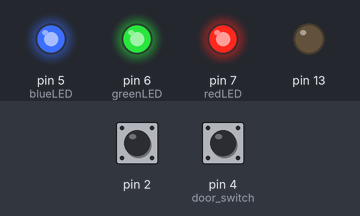
Bench run of a sketch on a simulated Arduino Uno, built with avr-gcc and run on an emulated ATmega328P. Parts: output pins drawn as LEDs (lit = HIGH). Inputs (shaded band) come from the test bench; at power-on: pin 4 (door_switch) HIGH, pin 2 HIGH.

Above: at 1.2 s.
1.3 s: pin 4 (door_switch) pulled LOW for 0.15 s
At 1.42 s:
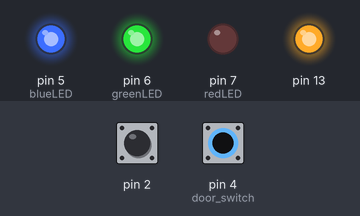
4.3 s: pin 2 driven LOW
At 5.1 s:
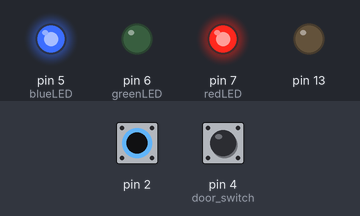
8.8 s: pin 4 (door_switch) pulled LOW for 1 s
At 9.94 s:
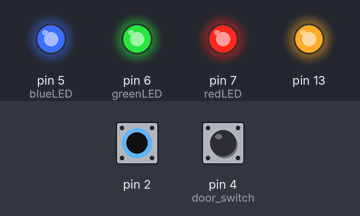
11.8 s: pin 4 (door_switch) pulled LOW for 3.2 s
At 13.2 s:
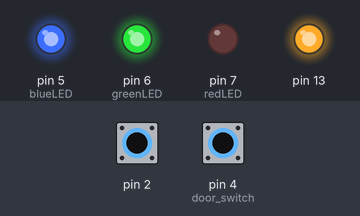
16.9 s: pin 2 pulsed HIGH 5 times (0.12 s each, 0.3 s apart)
At 18.9 s:
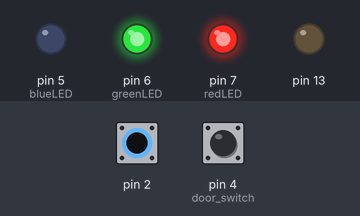
Timing chart, 0 to 22.4 s (numbered marks = the images above; inputs shaded):
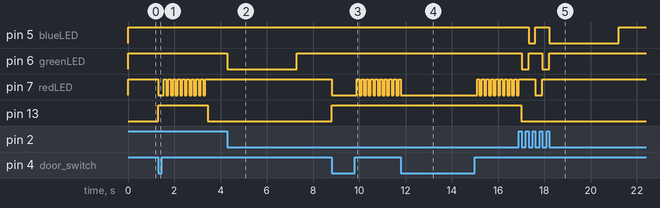

The sketch:

program.ino
```cpp
#include <SoftwareSerial.h>

//setup sofware serial port
#define rfidReaderRXPin 3
#define rfidReaderTXPin 8
SoftwareSerial rfidReader = SoftwareSerial(rfidReaderRXPin,rfidReaderTXPin);

//setup button
#define buttonInt  0 //Pin 2

//setup LEDs
#define redLED     7
#define greenLED   6
#define blueLED    5

//setup inputs
#define door_switch  4

//setup variables
volatile int selectedLED = redLED;
volatile int flag = 1;
volatile char controlSignal = '0';

char prefix[] = "0|";
long startTime;
int prescaler = 100;
int waitSignal = 0;

String commandString = "";         // a string to hold incoming data
String command="";
boolean commandComplete = false;  // whether the string is complete

String cardCode = "";
boolean cardCodeComplete = false;

void setup() {

  //setting pin 13 to digital OUTPUT and pin 4 to INPUT
  pinMode(13,OUTPUT);
  pinMode(door_switch,INPUT_PULLUP);

  //setting software serial pin modes
  pinMode(rfidReaderRXPin, INPUT);
  pinMode(rfidReaderTXPin, OUTPUT);

  //setting LEDs pin modes
  pinMode(redLED, OUTPUT);
  pinMode(greenLED,OUTPUT);
  pinMode(blueLED,OUTPUT);

  //initialize rfidReader (software serial)
  rfidReader.begin(9600);

  // initialize serial (hardware serial):
  Serial.begin(19200);

  // reserve 16 bytes for the inputString:
  commandString.reserve(16);

  //attaching interruption
  attachInterrupt(buttonInt, swap, FALLING);
}

//The interrupt function
void swap(){
  if (waitSignal == 0){
    flag = 2;
    digitalWrite(selectedLED, HIGH);
    if (selectedLED == redLED){
      selectedLED = greenLED;
      controlSignal = '1';
    }else if (selectedLED == greenLED){
      selectedLED = blueLED;
      controlSignal = '2';
    }else{
      selectedLED = redLED;
      controlSignal = '0';
    }
    digitalWrite(selectedLED, LOW);
  }
}

void loop() {

  if (flag == 0){
    if (millis() - startTime > 3000) flag =1;
  }else if (flag == 1){
    controlSignal = '0';
    digitalWrite(greenLED,HIGH);
    digitalWrite(blueLED,HIGH);
    digitalWrite(redLED,HIGH);
    selectedLED = redLED;
  }else if (flag == 2){
    startTime = millis();
    flag = 0;
  }else if (flag == 3){
    turnOnLock(2000);
  }

  if (digitalRead(door_switch) == LOW){
    if (selectedLED != redLED){
      digitalWrite(selectedLED, HIGH);
      selectedLED = redLED;
      digitalWrite(selectedLED,LOW);
    }
    startTime = millis();
    flag = 3;
    waitSignal = 1;
  }

  if (rfidReader.available()){
    char inCharCardCode = (char) rfidReader.read();

    if (inCharCardCode != '\r' ) cardCode += inCharCardCode;
    else cardCodeComplete = true;
  }

  if (cardCodeComplete){
    cardCodeComplete = false;
    prefix[0] = controlSignal;
    sendRFIDCode(prefix + cardCode);
    cardCode = "";
    waitSignal = 1;
  }

  if (commandComplete){
    commandComplete = false;
    // turn ON lock when "on" state is acknowledge
    if (command == "on"){
      startTime = millis();
      flag = 3;
    }else if (command =="off") turnOffLock();
  }
}

/*
  This routine turns on the lock for a given milliSeconds
*/
void turnOnLock(int milliSeconds){
    long currentTime = millis();
    long elapsedTime = currentTime - startTime;

    if (elapsedTime < milliSeconds){
      if (controlSignal != '2') digitalWrite(13, HIGH);
    }else{
      digitalWrite(13, LOW);
      flag = 1;
      prescaler = 100;
      waitSignal = 0;
      return;
    }

    if (elapsedTime < prescaler) digitalWrite(selectedLED, LOW);
    else if(elapsedTime < prescaler + 100) digitalWrite(selectedLED, HIGH);
    else prescaler = elapsedTime + 100;
}

/*
  This routine turns off the lock
*/
void turnOffLock(){
  digitalWrite(13,LOW);
}

boolean sendRFIDCode(String code){
  Serial.print(code+'\0');
}

/*
  SerialEvent occurs whenever a new data comes in the
 hardware serial RX.  This routine is run between each
 time loop() runs, so using delay inside loop can delay
 response.  Multiple bytes of data may be available.
 */
void serialEvent() {
  while (Serial.available()) {
    // get the new byte:
    char inCharCommand = (char)Serial.read();

    if (inCharCommand == '\0') {
      commandComplete = true;
      command = commandString;
      Serial.print(command+'\0');
      commandString = "";
    }else commandString += inCharCommand;
  }
}
```

Measured:
- after the input at 1.3 s, pin 7 (redLED): HIGH → LOW at once, then repeats every 0.20 s: HIGH 0.10 s, LOW 0.10 s, until it stays HIGH from 3.3 s; pin 13: LOW → HIGH at once, → LOW 2.1 s later
- after the input at 4.3 s, pin 6 (greenLED): HIGH → LOW at once, → HIGH 3.0 s later
- after the input at 8.8 s, pin 7 (redLED): HIGH → LOW at once, then repeats every 0.20 s: HIGH 0.10 s, LOW 0.10 s; pin 13: LOW → HIGH at once
- after the input at 11.8 s, pin 7 (redLED): HIGH → LOW at once, then repeats every 0.20 s: HIGH 0.10 s, LOW 0.10 s
- after the input at 16.9 s, pin 5 (blueLED): HIGH → LOW after 0.42 s, → HIGH 0.30 s later, → LOW 0.60 s later, → HIGH 3.0 s later; pin 6 (greenLED): alternates HIGH for 0.60 s and LOW for 0.30 s, 4 changes in all, then stays HIGH, starting after 0.12 s
